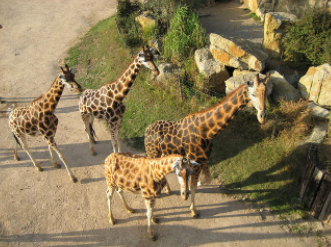
#> input picture image_captioning/png/example.png, 331 x 247 px
$ python detect_blur_image.py --image ../../../image_captioning/png/example.png
#> lines starting #> are read from the running program, lines starting #| are printed output that depends on the picture
### img_to_text/!2T v2/blur/blur_detector.py
import matplotlib.pyplot as plt
import numpy as np
def detect_blur_fft(image, size=60, thresh=10, vis=False):
	# grab the dimensions of the image and use the dimensions to
	# derive the center (x, y)-coordinates
	(h, w) = image.shape
	(cX, cY) = (int(w / 2.0), int(h / 2.0))

	# compute the FFT to find the frequency transform, then shift
	# the zero frequency component (i.e., DC component located at
	# the top-left corner) to the center where it will be more
	# easy to analyze
	fft = np.fft.fft2(image)
	fftShift = np.fft.fftshift(fft)

		# check to see if we are visualizing our output
	if vis:
		# compute the magnitude spectrum of the transform
		magnitude = 20 * np.log(np.abs(fftShift))
		# display the original input image
		(fig, ax) = plt.subplots(1, 2, )
		ax[0].imshow(image, cmap="gray")
		ax[0].set_title("Input")
		ax[0].set_xticks([])
		ax[0].set_yticks([])
		# display the magnitude image
		ax[1].imshow(magnitude, cmap="gray")
		ax[1].set_title("Magnitude Spectrum")
		ax[1].set_xticks([])
		ax[1].set_yticks([])
		# show our plots
		plt.show()

	# zero-out the center of the FFT shift (i.e., remove low
	# frequencies), apply the inverse shift such that the DC
	# component once again becomes the top-left, and then apply
	# the inverse FFT
	fftShift[cY - size:cY + size, cX - size:cX + size] = 0
	fftShift = np.fft.ifftshift(fftShift)
	recon = np.fft.ifft2(fftShift)

	# compute the magnitude spectrum of the reconstructed image,
	# then compute the mean of the magnitude values
	magnitude = 20 * np.log(np.abs(recon))
	mean = np.mean(magnitude)
	# the image will be considered "blurry" if the mean value of the
	# magnitudes is less than the threshold value
	return (mean, mean <= thresh)

### img_to_text/!2T v2/blur/detect_blur_image.py
# import the necessary packages
from blur_detector import detect_blur_fft
import numpy as np
import argparse
import imutils
import cv2
# construct the argument parser and parse the arguments
ap = argparse.ArgumentParser()
ap.add_argument("-i", "--image", type=str, required=True,
	help="path input image that we'll detect blur in")
ap.add_argument("-t", "--thresh", type=int, default=20,
	help="threshold for our blur detector to fire")
ap.add_argument("-v", "--vis", type=int, default=-1,
	help="whether or not we are visualizing intermediary steps")
ap.add_argument("-d", "--test", type=int, default=-1,
	help="whether or not we should progressively blur the image")
args = vars(ap.parse_args())

# load the input image from disk, resize it, and convert it to
# grayscale
orig = cv2.imread(args["image"])
#> orig is the input picture: shape (247, 331, 3); mean B, G, R 86.3, 121.6, 137.6
orig = imutils.resize(orig, width=500)
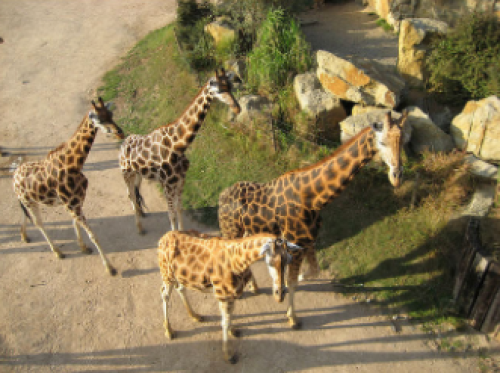
#> orig: shape (373, 500, 3); mean B, G, R 86.2, 121.5, 137.5
gray = cv2.cvtColor(orig, cv2.COLOR_BGR2GRAY)
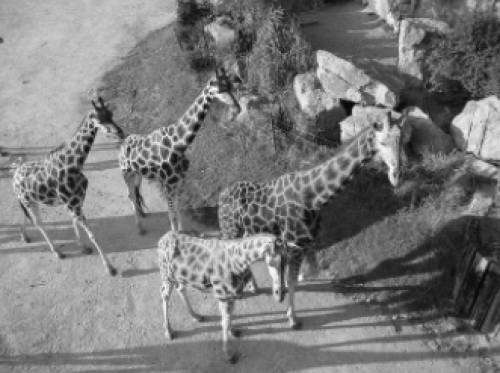
#> gray: shape (373, 500); min 4, max 249, mean 122.3
# apply our blur detector using the FFT
(mean, blurry) = detect_blur_fft(gray, size=60,
	thresh=args["thresh"], vis=args["vis"] > 0)
#> in detect_blur_fft, `magnitude = 20 * np.log(np.abs(recon))`:
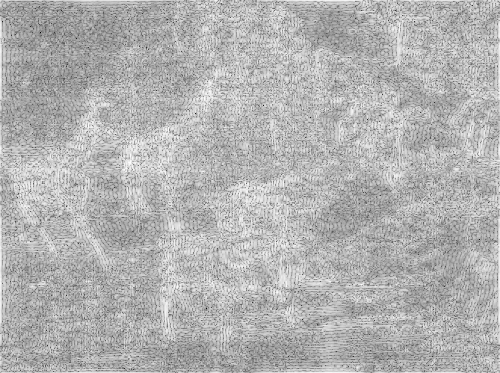
#> magnitude: shape (373, 500) float64; min -112.3, max 88.29, mean 28.3; drawn with min black and max white
#> in detect_blur_fft, `mean = np.mean(magnitude)`: mean = 28.27
#> mean = 28.27; blurry = False

# draw on the image, indicating whether or not it is blurry
image = np.dstack([gray] * 3)
color = (0, 0, 255) if blurry else (0, 255, 0)
#> color = (0, 255, 0)
text = "Blurry ({:.4f})" if blurry else "Not Blurry ({:.4f})"
#> text = 'Not Blurry ({:.4f})'
text = text.format(mean)
#> text = 'Not Blurry (28.2733)'
cv2.putText(image, text, (10, 25), cv2.FONT_HERSHEY_SIMPLEX, 0.7,
	color, 2)
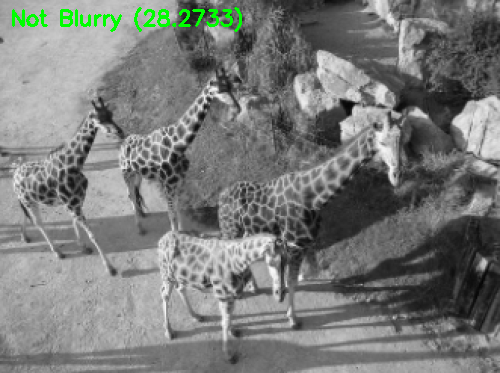
#> image: shape (373, 500, 3); mean of channels 0, 1, 2 121, 123.2, 121; drawn as B, G, R
print("[INFO] {}".format(text))
#| [INFO] Not Blurry (28.2733)
# show the output image
cv2.imshow("Output", image)
cv2.waitKey(0)

# check to see if are going to test our FFT blurriness detector using
# various sizes of a Gaussian kernel
if args["test"] > 0:
	# loop over various blur radii
	for radius in range(1, 30, 2):
		# clone the original grayscale image
		image = gray.copy()
		# check to see if the kernel radius is greater than zero
		if radius > 0:
			# blur the input image by the supplied radius using a
			# Gaussian kernel
			image = cv2.GaussianBlur(image, (radius, radius), 0)
			# apply our blur detector using the FFT
			(mean, blurry) = detect_blur_fft(image, size=60,
				thresh=args["thresh"], vis=args["vis"] > 0)
			# draw on the image, indicating whether or not it is
			# blurry
			image = np.dstack([image] * 3)
			color = (0, 0, 255) if blurry else (0, 255, 0)
			text = "Blurry ({:.4f})" if blurry else "Not Blurry ({:.4f})"
			text = text.format(mean)
			cv2.putText(image, text, (10, 25), cv2.FONT_HERSHEY_SIMPLEX,
				0.7, color, 2)
			print("[INFO] Kernel: {}, Result: {}".format(radius, text))
		# show the image
		cv2.imshow("Test Image", image)
		cv2.waitKey(0)
